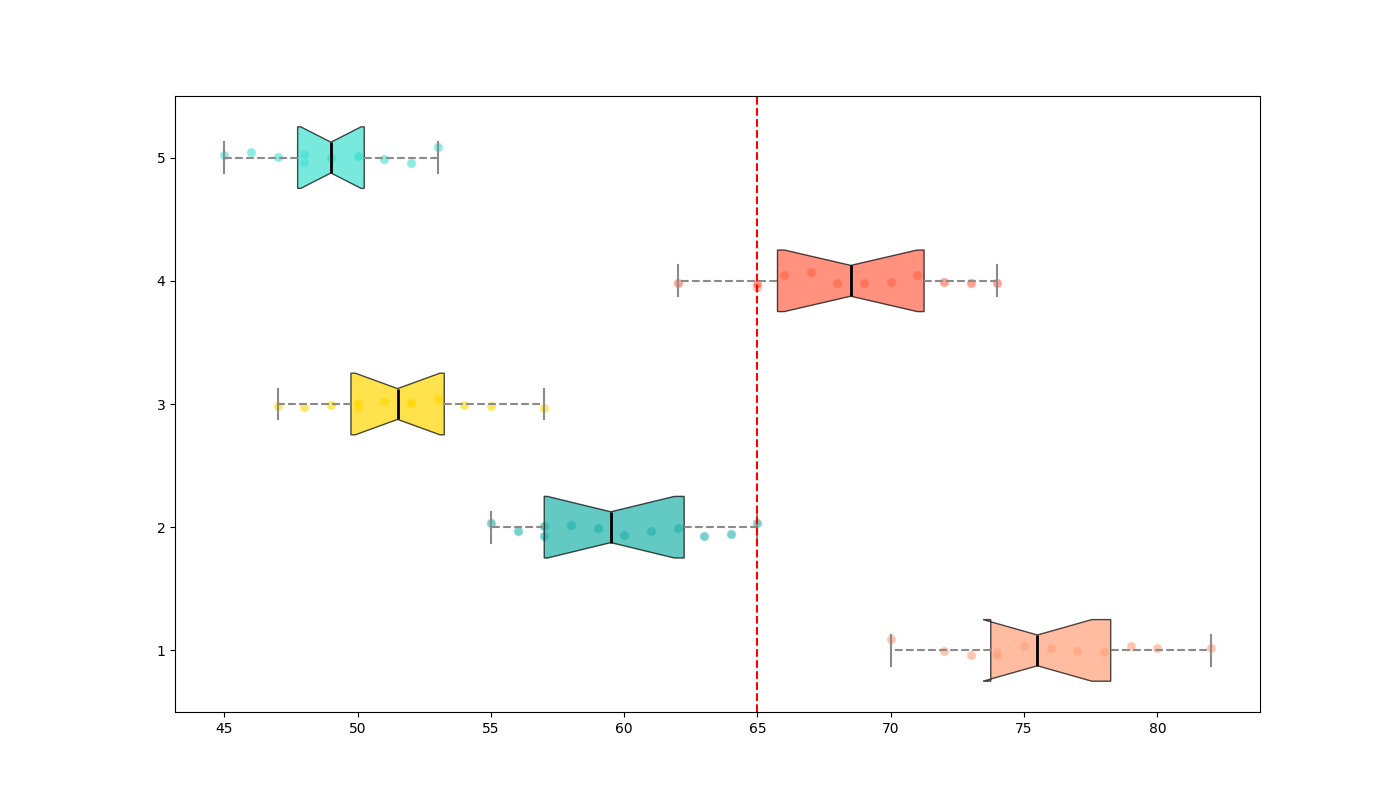

This figure's Python source:
import matplotlib.pyplot as plt
import numpy as np

noise_data = [
    [70, 75, 80, 72, 74, 78, 77, 73, 76, 79, 82, 74],
    [55, 60, 58, 57, 59, 61, 62, 56, 63, 64, 65, 57],
    [50, 52, 48, 49, 53, 51, 54, 47, 55, 57, 50, 52],
    [65, 68, 70, 72, 67, 66, 69, 71, 73, 74, 62, 65],
    [45, 48, 50, 47, 49, 46, 51, 52, 50, 53, 49, 48],
]

fig, ax = plt.subplots(figsize=(14, 8))
box = ax.boxplot(noise_data, vert=False, patch_artist=True, notch=True, whis=1.5)

colors = ['#FFA07A', '#20B2AA', '#FFD700', '#FF6347', '#40E0D0']
for patch, color in zip(box['boxes'], colors):
    patch.set_facecolor(color)
    patch.set_alpha(0.7)

for whisker in box['whiskers']:
    whisker.set(color='#8B8B8B', linewidth=1.5, linestyle='--')
for cap in box['caps']:
    cap.set(color='#8B8B8B', linewidth=1.5)
for median in box['medians']:
    median.set(color='black', linewidth=2)

for i, data in enumerate(noise_data, 1):
    x = data
    y = np.full_like(x, i) + np.random.normal(0, 0.04, size=len(x))
    ax.scatter(x, y, alpha=0.6, color=colors[i - 1], edgecolors='w', s=50)

acceptable_noise_level = 65
ax.axvline(acceptable_noise_level, color='r', linestyle='--', linewidth=1.5)

plt.show()
